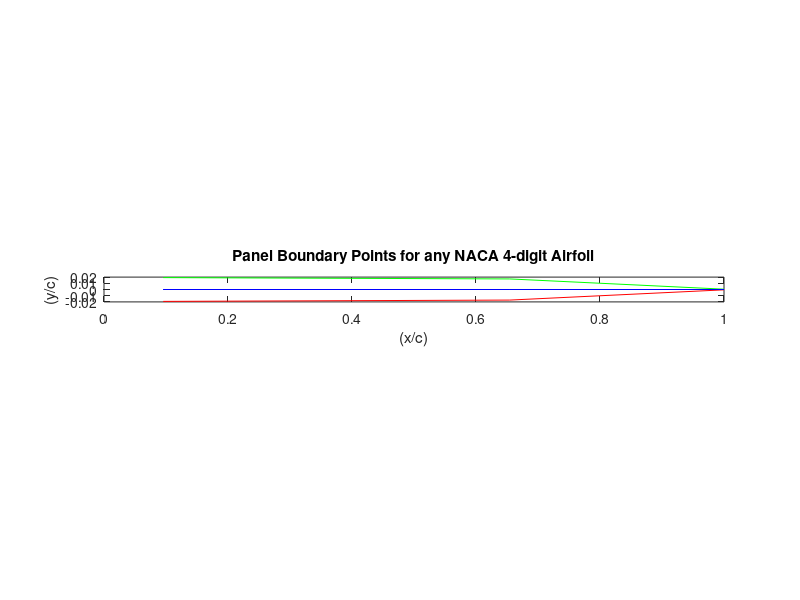

This figure's MATLAB source:
% SAMPLE CODE, THE START OF THE PANEL METHOD CODE, FOR AIRFOIL GEOMETRY

%==========================================================================
%
% VORTEX PANEL METHOD CODE FOR MAE 424: AERODYNAMICS
%
% 2nd-order panel method, i.e. uses panels with linearly-varying strength.
% First part of code creates (x,y) coordinates for NACA 4-digit airfoils.
% Second part calculates the lift coefficient, etc.
% An overall 'for' loop over k produces variations with angle of attack.
%
% Originally created for MATLAB under the supervision of Dr. Cyrus Madnia
% Revised in April 2015 and 2017 by Dr. Matthew Ringuette
% 
% Based on the panel method code published in:
% Kuethe & Chow "Foundations of Aerodynamics: Bases of
% Aerodynamic Design" 1998, John Wiley & Sons
% 
% That code based on: Stevens, W. A., Goradia, S. H., & Braden, J. A.,
% "Mathematical Model for Two-Dimensional Multi-Component Airfoils in
% Viscous Flow," NASA CR-1843, 1971.
%
% The airfoil geometry information is based on both Kuethe & Chow and:
% Ladson, C. L., Brooks, Jr., C. W., & Hill, A. S., "Computer Program to
% Obtain Ordinates for NACA Airfoils," NASA TM 4741, 1996.
%                                                               
%==========================================================================

clear all
clc

%==========================================================================
% Part I: user input (airfoil geometry, # panels)
%==========================================================================

pmxx = input('Enter desired NACA 4-digit designation, e.g. 0012: ');
disp(' ');
Np = input('Enter number of vortex panels (even integer): ');
disp(' ');

%==========================================================================
% Part II: creation of NACA 4-digit airfoil panel geometry
%
% Calculates the coordinates of the airfoil panel boundary points
% (xfoil,yfoil), and coordinates of the mean camber line points (xc,yc)
%==========================================================================

disp('Creating (x,y) coordinates of airfoil boundary points, camber line...');
disp(' ');

% Isolate key parameters of airfoil geometry
% ~~~~~~~~~~~~~~~~~~~~~~~~~~~~~~~~~~~~~~~~~~
pm    =	floor(pmxx/100);
xx    =	pmxx-pm*100; % Thickness in percent chord
p     = floor(pm/10);
m     = pm-p*10;
p     = p/100; % Rescale, max camber in chord lengths
m     = m/10; % Rescale, max camber location in chord lengths

% Compute the thickness distribution
% ~~~~~~~~~~~~~~~~~~~~~~~~~~~~~~~~~~
%

% Inititalize values for constants
a0 = 0.2969;
a1 = -0.1260;
a2 = -0.3516;
a3 = 0.2843;
a4 = -0.1015;

% Compute angle partition magnitude based on number of panels in input, Np
angle = (2*pi)/Np;

% Compute individual angles and xc and yt for each point
for i = 1:Np+1
    B(i) = angle*(i - 1);
    xc(i) = (0.5) + (0.5)*cos(B(i));
end

for j = 1:Np+1
    if j < Np/2+1
        yt(j) = -((xx)/20)*((a0*(xc(j).^(0.5))) + (a1*(xc(j))) + (a2*(xc(j).^2)) + (a3*(xc(j).^3)) + (a4*(xc(j).^4)));
    else
        yt(j) = ((xx)/20)*((a0*(xc(j).^(0.5))) + (a1*(xc(j))) + (a2*(xc(j).^2)) + (a3*(xc(j).^3)) + (a4*(xc(j).^4)));
    end
end

% Add the mean camber line
% ~~~~~~~~~~~~~~~~~~~~~~~~
%

% Camber line points computed
for n = 1:Np+1
    if xc(n) <= m
        yc = (p/(m^2))*((2*m*(xc)) - (xc).^2);
    else
        yc = (p/((1 - m)^2))*((1 - 2*m) + (2*m* (xc)) - (xc).^2);
    end
end

S = atan(yc/xc); % local inclination of the mean camber line

% New boundary points
xfoil = xc - yt.*sin(S); 
yfoil = yc + yt.*cos(S);

% Plot airfoil panel geometry to check the result
% ~~~~~~~~~~~~~~~~~~~~~~~~~~~~~~~~~~~~~~~~~~~~~~~
figure(1)
plot(xfoil(1:(Np/2+1)),yfoil(1:(Np/2+1)),'r'); % Lower airfoil boundary
hold on
plot(xfoil((Np/2+1):(Np+1)),yfoil((Np/2+1):(Np+1)),'g'); % Upper airfoil boundary
plot(xc,yc,'b'); % Chord line
daspect([1 1 1]);
xlabel('(x/c)');
ylabel('(y/c)');
title('Panel Boundary Points for any NACA 4-digit Airfoil');

